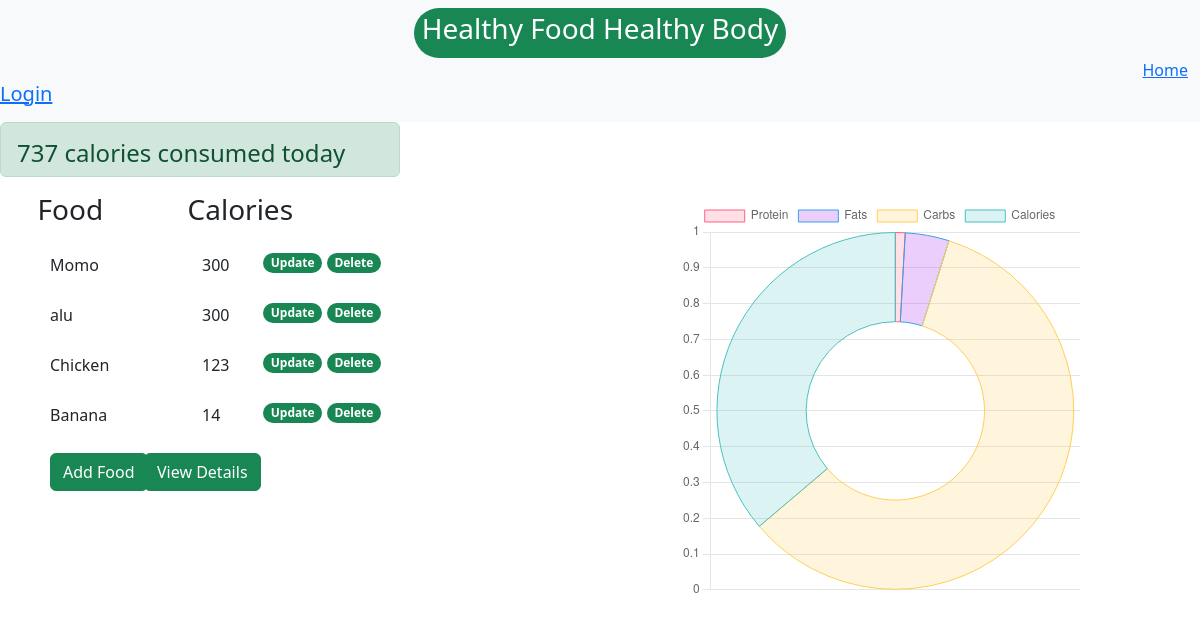
The app's page /, older data.
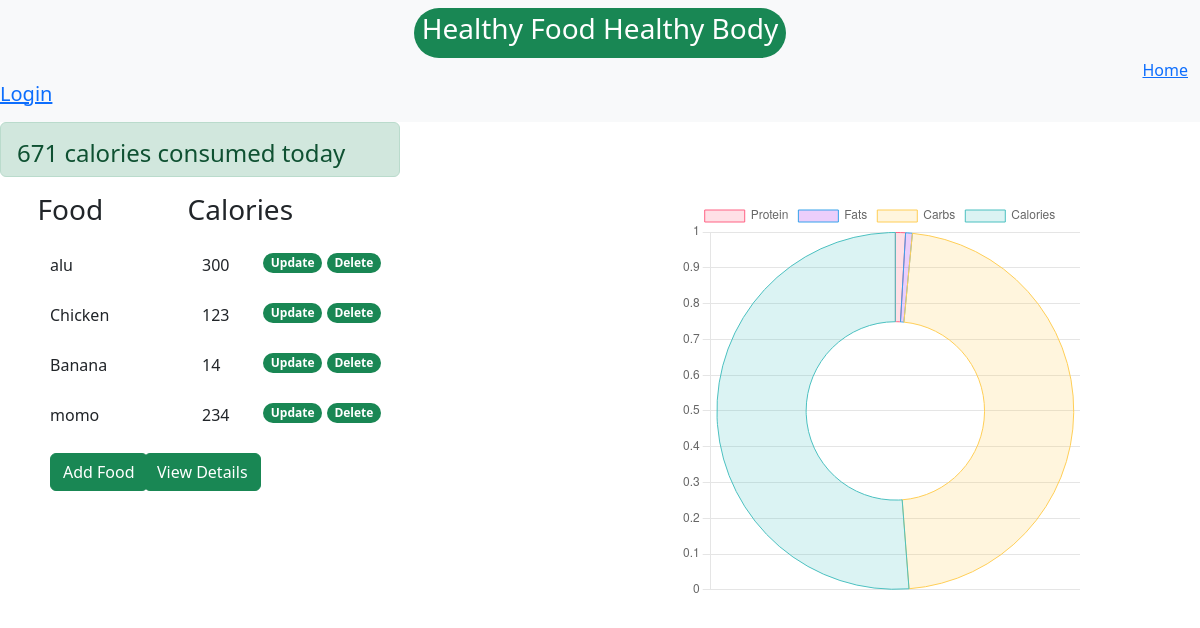
The same page, newer data.
### base/models.py (models this page shows, shortened)
class AddFood(models.Model):
    name_of_food = models.CharField(max_length=150)
    calorie = models.IntegerField()
    protein = models.DecimalField(default=0,max_digits=20,decimal_places=4)
    fats = models.DecimalField(default=0,max_digits=20,decimal_places=4)
    carbs = models.DecimalField(default=0,max_digits=20,decimal_places=4)

### base/views.py (the view)
# urls.py: path("", views.home, name="home"),
def home(request):
    food_details = AddFood.objects.all()
    calories_consumed = []
    protein_consumed = []
    fats_consumed = []
    carbs_consumed = []
    for calories in food_details:
        calories_consumed.append(calories.calorie)   # add calories value in list
        protein_consumed.append(calories.protein)   # add protein value in list
        fats_consumed.append(calories.fats)         # add fats value in list
        carbs_consumed.append(calories.carbs)        # add carbs value in list
    total_calories,total_protein,total_fats,total_carbs = 0,0,0,0
    for c,p,f,b in zip(calories_consumed, protein_consumed,fats_consumed,carbs_consumed):
        total_calories += c
        total_protein += p
        total_fats += f
        total_carbs += b
    context = {
        'food_details': food_details,
        'total_calories': total_calories,
        'total_protein': total_protein,
        'total_fats': total_fats,
        'total_carbs': total_carbs,
    }
    return render(request, 'base/home.html', context)

### base/templates/base/home.html (shortened to what this page needs)
{% extends 'base/navbar.html' %}
{% block content %}
<div class="alert alert-success" role="alert">
  <h4>{{total_calories}} calories consumed today</h4>
</div>
<div class="row">
  <div class="col-3">
    <h3>Food</h3>
  </div>
  <div class="col-3">
    <h3>Calories</h3>
  </div>
</div>
{% for food in food_details %}
<div class="row-1">
  <div class="cols">
    {{food.name_of_food}}
  </div>
  <div class="cols1">
    {{food.calorie}}
  </div>
  <div class="up">
    <h6><a href="{% url 'update' food.id %}"><span class="badge rounded-pill text-bg-success">Update</span></a> <a href="{% url 'delete' food.id %}"><span class="badge rounded-pill text-bg-success">Delete</span></a>
  </div>
</div>
{% endfor %}
<div class="row-2">
  <a href="{% url 'add' %}"><button type="submit" class="btn btn-success">Add Food </button></a>
</div>
<div class="details">
  <a href="{% url 'details' %}"><button type="submit" class="btn btn-success">View Details</button></a>
</div>
<div class="row-end">
  <div class="chart-container">
    <canvas id="myChart" width="400" heigth="400"></canvas>
  </div>
  <script>
      const ctx = document.getElementById('myChart').getContext('2d');
      const myChart = new Chart(ctx,
      {
          type: 'doughnut',  // bar, pie, line
          data: {
              labels: ['Protein', 'Fats', 'Carbs', 'Calories'],       //for name
              datasets: [{
                  label: 'Composition Of Nutrients',
                  data: ['{{total_protein}}','{{total_fats}}','{{total_carbs}}','{{total_calories}}'], //passing django variable to javascript array
                  backgroundColor: [
                      'rgba(255, 99, 132, 0.2)',
                      'rgba(154, 12, 235, 0.2)',
                      'rgba(255, 206, 86, 0.2)',
                      'rgba(75, 192, 192, 0.2)',
                      'rgba(153, 102, 255, 0.2)',
                      'rgba(255, 159, 64, 0.2)'
                  ],
                  borderColor: [
                      'rgba(255, 99, 132, 1)',
                      'rgba(54, 162, 235, 1)',
                      'rgba(255, 206, 86, 1)',
                      'rgba(75, 192, 192, 1)',
                      'rgba(153, 102, 255, 1)',
                      'rgba(255, 159, 64, 1)'
                  ],
                  borderWidth: 1
              }]
          },
          options: {
              responsive: false,
              maintainAspectRatio: false,
              scales: {
                  y: {
                      beginAtZero: true
                  }
              }
          }
      });
  </script>
</div>
{% endblock content %}

Row changes from the older to the newer data that the page shows:
removed AddFood: name_of_food "Momo", calorie "300"
added AddFood: name_of_food "momo", calorie "234"
Text that changed along with them:
{{ total_calories }}: "737" → "671"
chart data {{ total_protein }}: 18.0000 → 12.0000
chart data {{ total_fats }}: 81.0000 → 8.0000
chart data {{ total_carbs }}: 1200.0000 → 619.0000
chart data {{ total_calories }}: 737 → 671
